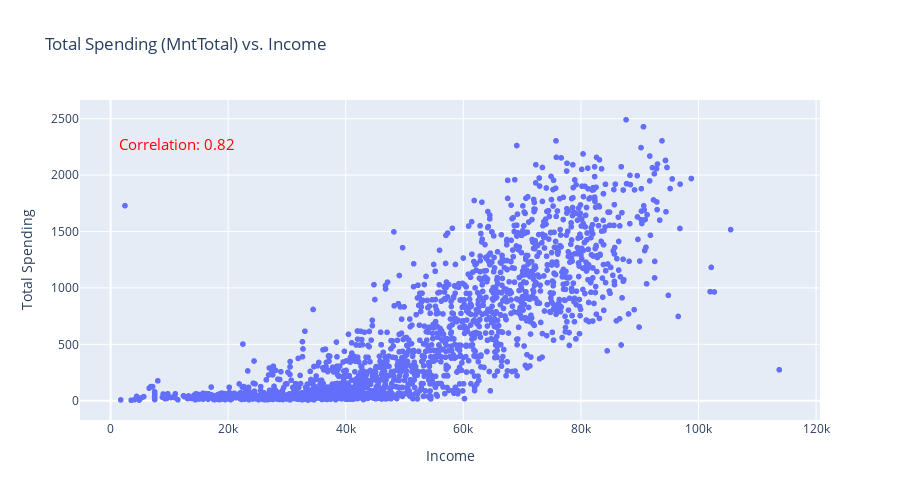

Notebook cell for this chart:
### Markdown cell above
- What is the total spending across all categories (MntTotal) for customers with varying income levels?

<a id='plot2b'></a>

### Code cell
# prompt: Can you display the correlation of this (income and Total Spending) and write into the plot

# Assuming 'Income' and 'MntTotal' are columns in your market_data DataFrame
fig = px.scatter(market_data, x="Income", y="MntTotal",
                 title="Total Spending (MntTotal) vs. Income",
                 labels={"MntTotal": "Total Spending", "Income": "Income"},
                 ) # Add trendline

fig.update_layout(width=WIDTH_PLOTLY, height=HEIGHT_PLOTLY)

# Calculate the correlation
correlation = market_data['Income'].corr(market_data['MntTotal'])

# Add correlation to the plot
fig.add_annotation(
    x=0.05,  # Adjust x position as needed
    y=0.9,  # Adjust y position as needed
    text=f"Correlation: {correlation:.2f}",
    showarrow=False,
    font=dict(size=15, color="red"),  # Adjust font size as needed
    xref="paper",
    yref="paper"
)

fig.show()

### Figure 1 — Plotly figure (JSON) as saved in the notebook; plotly's stock layout.template omitted (floating-point values rounded to 4 significant figures; data arrays with more than 128 entries replaced by an {"elided": "..."} marker saying what was removed)
{"data": [{"hovertemplate": "Income=%{x}<br>Total Spending=%{y}<extra></extra>", "legendgroup": "", "marker": {"color": "#636efa", "symbol": "circle"}, "mode": "markers", "name": "", "showlegend": false, "type": "scattergl", "x": {"elided": "2205 int values"}, "xaxis": "x", "y": {"elided": "2205 int values"}, "yaxis": "y"}], "layout": {"annotations": [{"font": {"color": "red", "size": 15}, "showarrow": false, "text": "Correlation: 0.82", "x": 0.05, "xref": "paper", "y": 0.9, "yref": "paper"}], "height": 500, "legend": {"tracegroupgap": 0}, "title": {"text": "Total Spending (MntTotal) vs. Income"}, "width": 900, "xaxis": {"anchor": "y", "domain": [0, 1], "title": {"text": "Income"}}, "yaxis": {"anchor": "x", "domain": [0, 1], "title": {"text": "Total Spending"}}}}
